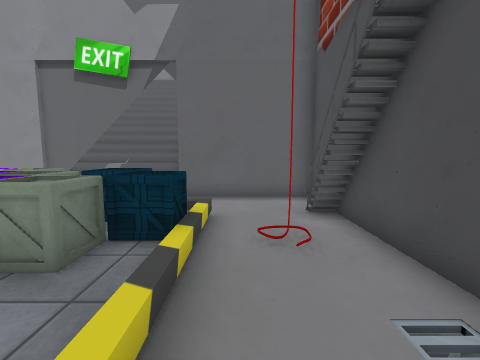
view 1 (above)

12 first-person views from a walk through a 3-D level made in the Unity game engine. The camera is 1.5 m above the floor, tilts 6° down and sees 90° across. The floor is counted in squares, 1 m on a side. Each view is taken from the middle of a square. On the plan, view 1 faces up. The plan holds only what a view shows up to about 13 squares ahead; the rest is blank. The player is left out. Some surface patterns are stand-ins.

view 2
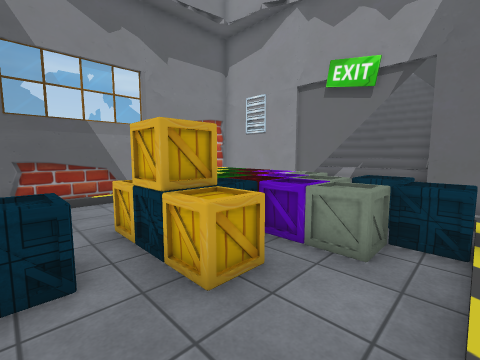

view 3
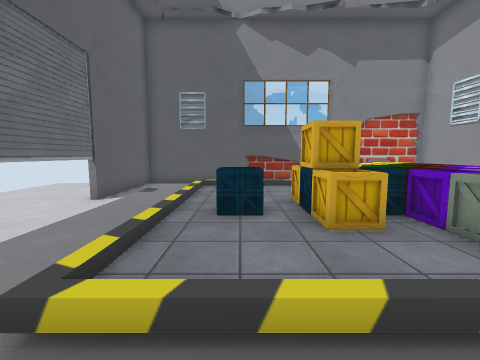

view 4
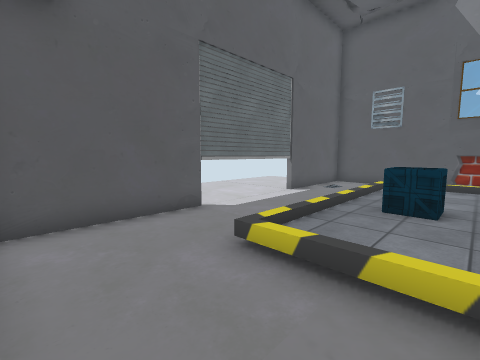

view 5
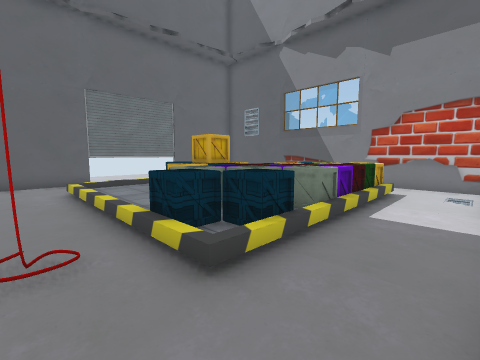

view 6
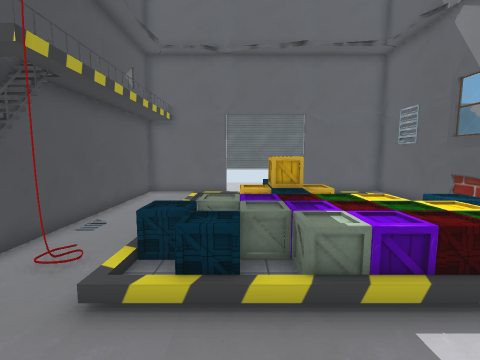

view 7
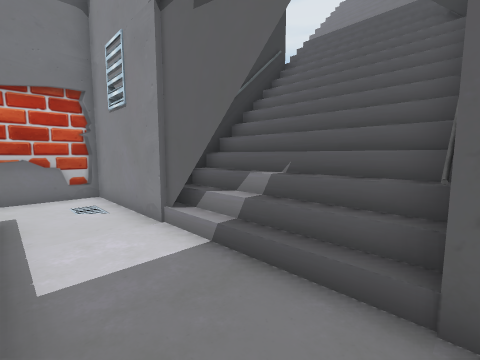

view 8
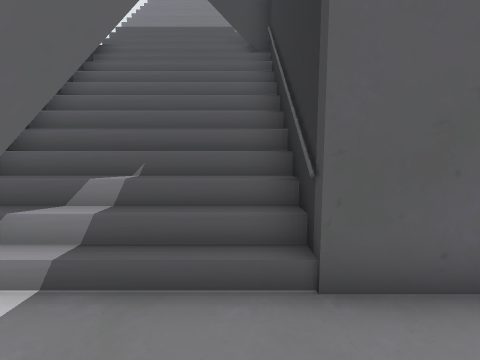

view 9
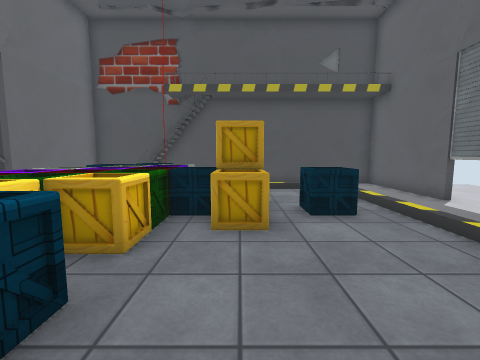

view 10
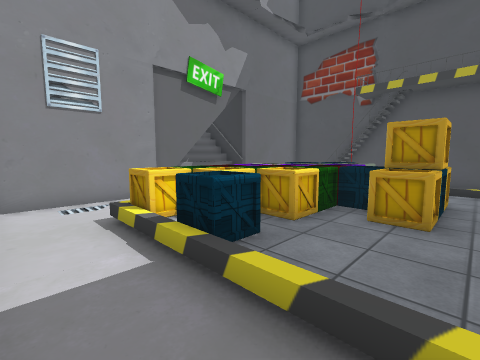

view 11
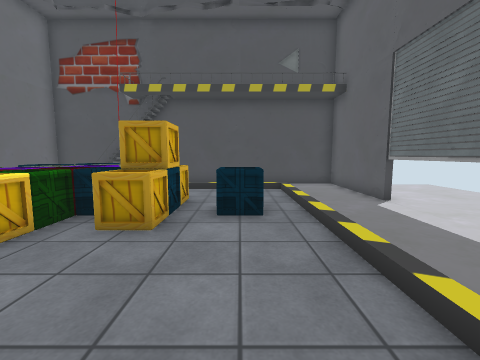

view 12
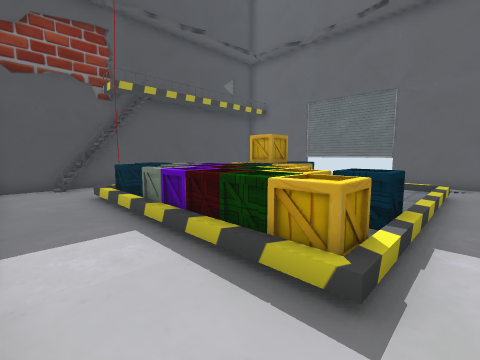

### Floor plan
Key: @ floor where view 1 was taken; # wall or solid block; . main floor; : floor 0.25 m higher than the main floor; - floor 1 m lower than the main floor; / step, stairs or slope; O other object.
Columns run from 12 left of view 1 to 3 right of it. Each row starts with its distance up from view 1.
 18      ////
 17      ////
 16      ////
 15      /////
 14      /////
 13      #///##
 12      #////#
 11      #////#
 10      #////#
  9 #######///######
  8 #..............#
  7 #..............#
  6 #../////////..##
  5 #..OOOOOOOO/..##
  4 #../OOOOOOOO.#.#
  3 #..OOOOOOOO/...#
  2 #../:::OO::/...#
  1 # ./::OOOO:/...#
  0 #../:::::::/@..#
 -1 # ./:::OO::/...#
 -2 # ./:::::::/...#
 -3 # ./////////...#
 -4 #..............#
 -5 #..-...........#
 -6 ################

Positions as (right, up) in squares from view 1, and headings:
1: (0, 0), facing up
2: (-1, -1), facing up-left
3: (1, -1), facing left
4: (2, 0), facing down-left
5: (1, 8), facing down-left
6: (-3, 9), facing down
7: (-2, 6), facing up-left
8: (-3, 6), facing up
9: (-10, 1), facing right
10: (-11, 0), facing up-right
11: (-10, -1), facing right
12: (-10, 8), facing down-right
